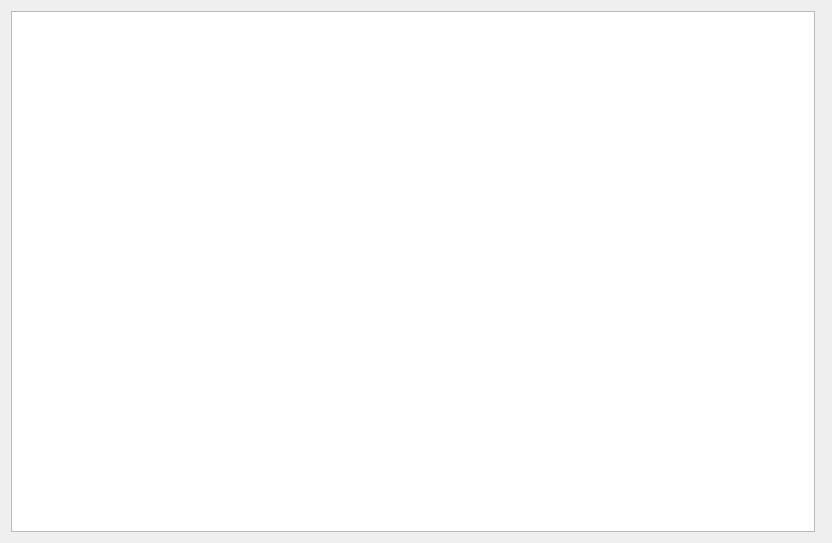
<?xml version="1.0" encoding="UTF-8"?>
<ui version="4.0">
 <class>LightsForm</class>
 <widget class="QWidget" name="LightsForm">
  <property name="geometry">
   <rect>
    <x>0</x>
    <y>0</y>
    <width>832</width>
    <height>543</height>
   </rect>
  </property>
  <property name="windowTitle">
   <string>Form</string>
  </property>
  <layout class="QGridLayout" name="gridLayout">
   <item row="0" column="1">
    <widget class="FormSingleLight" name="form" native="true">
     <property name="sizePolicy">
      <sizepolicy hsizetype="Preferred" vsizetype="Preferred">
       <horstretch>0</horstretch>
       <verstretch>0</verstretch>
      </sizepolicy>
     </property>
    </widget>
   </item>
   <item row="0" column="0">
    <widget class="QListView" name="listView">
     <property name="sizePolicy">
      <sizepolicy hsizetype="Expanding" vsizetype="Expanding">
       <horstretch>0</horstretch>
       <verstretch>0</verstretch>
      </sizepolicy>
     </property>
     <property name="uniformItemSizes">
      <bool>false</bool>
     </property>
     <property name="batchSize">
      <number>100</number>
     </property>
     <property name="selectionRectVisible">
      <bool>false</bool>
     </property>
    </widget>
   </item>
  </layout>
 </widget>
 <customwidgets>
  <customwidget>
   <class>FormSingleLight</class>
   <extends>QWidget</extends>
   <header>formsinglelight.h</header>
   <container>1</container>
  </customwidget>
 </customwidgets>
 <resources/>
 <connections/>
</ui>
